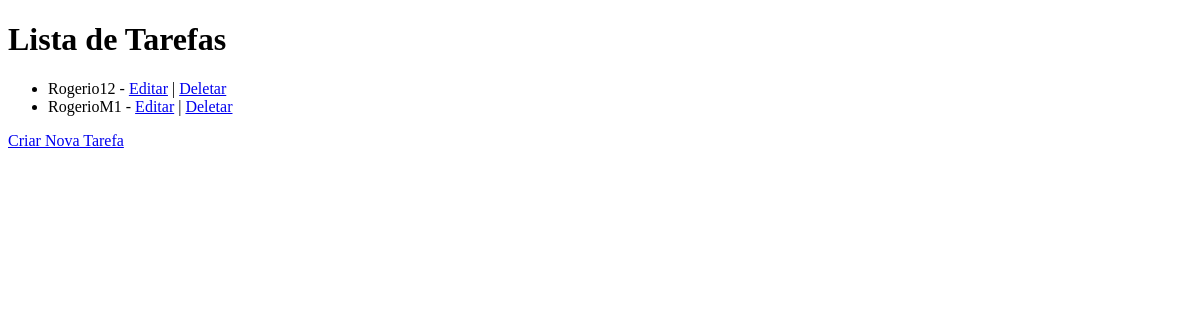
Before: / with the older database file.
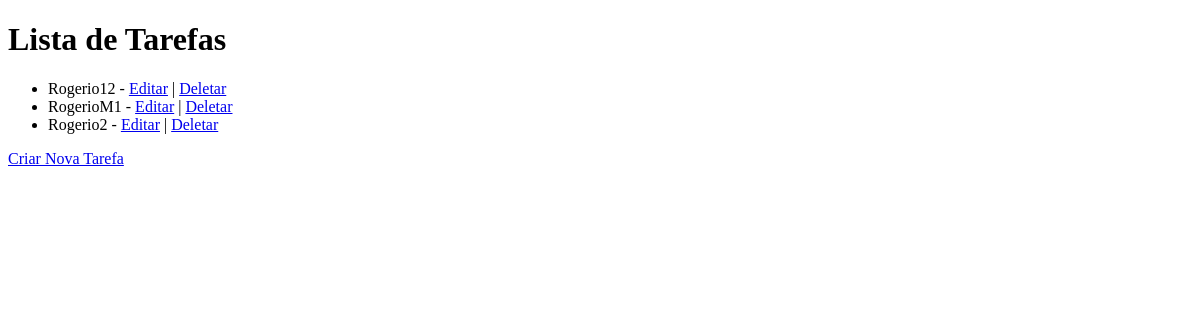
After: the same page with the newer database file.
### todos/models.py (models this page shows)
class Todo (models.Model):
    title = models.CharField(max_length=100, null=False, blank=False)
    created_at = models.DateField(auto_now_add=True, null=False, blank=False)
    deadline = models.DateField(null=False, blank=False)
    finished_at = models.DateField(null=True, blank=True)

### todos/views.py (the view)
# urls.py: path('', TodoListView.as_view(), name="todo_list"),
class TodoListView(ListView):
    model = Todo
    fields = ['title', 'deadline']
    success_url = reverse_lazy("todo_list")

### todos/templates/todos/todo_list.html (shortened to what this page needs)
<!DOCTYPE html>
<html lang="pt-br">
<head>
</head>
<body>
    <h1>Lista de Tarefas</h1>
    <ul>
        {% for todo in todo_list %}
            <li>{{ todo.title }} - <a href="{% url 'todo_update' todo.pk %}">Editar</a> | <a href="{% url 'todo_delete' todo.pk %}">Deletar</a></li>
        {% endfor %}
    </ul>
    <a href="{% url 'todo_create' %}">Criar Nova Tarefa</a>
</body>
</html>

Changed rows visible on the page:
added Todo: title "Rogerio2"
